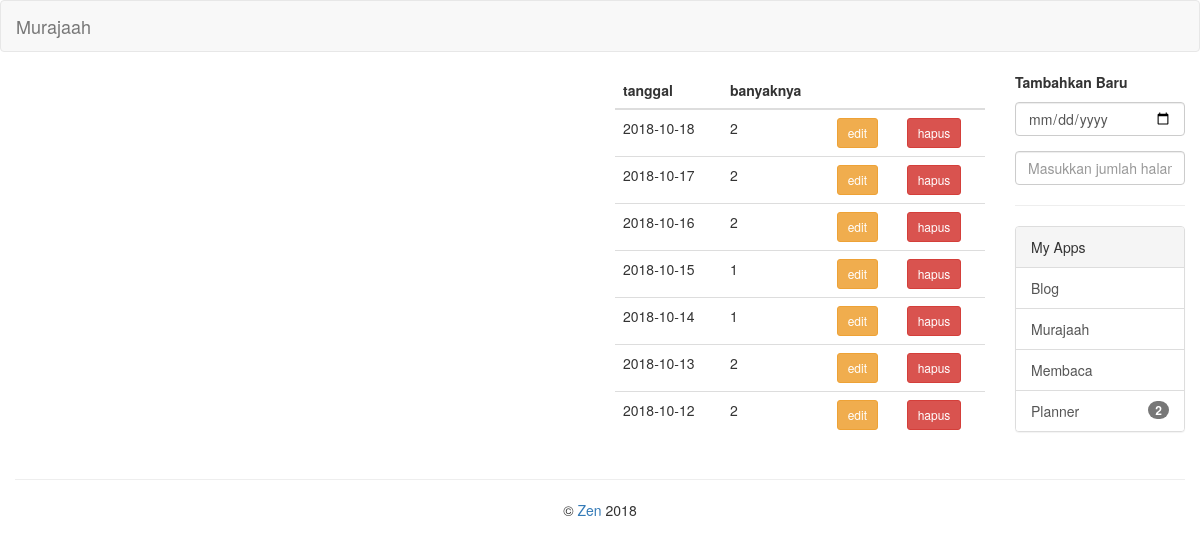
The page /index.php/murajaah on the database its author committed.
### tables this page shows
CREATE TABLE `murajaah` (
	`id`	INTEGER NOT NULL PRIMARY KEY AUTOINCREMENT,
	`tanggal`	TEXT NOT NULL,
	`jumlah_halaman`	INTEGER NOT NULL
);

### application/controllers/Murajaah.php (called while the page is built, shortened)
<?php
class Murajaah extends CI_Controller {
	public function __construct(){
		$this->load->helper('url');
		$this->load->library('pagination');
	}
	public function index()
	{
		$this->beranda();
	}
	public function beranda(){
		$banyak_data = $this->db->get('murajaah')->num_rows();
		$setting_pagination['first_link'] = 'Pertama';
        $setting_pagination['last_link'] = 'Terakhir';
        $setting_pagination['next_link'] = 'Selanjutnya';
        $setting_pagination['prev_link'] = 'Sebelumnya';
        $setting_pagination['full_tag_open'] = '<ul class="pagination">';
        $setting_pagination['full_tag_close'] = '</ul>';
        $setting_pagination['num_tag_open'] = '<li>';
        $setting_pagination['num_tag_close'] = '</li>';
        $setting_pagination['cur_tag_open'] = '<li class="disabled"><li class="active"><a href="#!">';
        $setting_pagination['cur_tag_close'] = '<span class="sr-only"></span></a></li>';
        $setting_pagination['next_tag_open'] = '<li>';
        $setting_pagination['next_tagl_close'] = '</li>';
        $setting_pagination['prev_tag_open'] = '<li>';
        $setting_pagination['prev_tagl_close'] = '</li>';
        $setting_pagination['first_tag_open'] = '<li>';
        $setting_pagination['first_tagl_close'] = '</li>';
        $setting_pagination['last_tag_open'] = '<li>';
        $setting_pagination['last_tagl_close'] = '</li>';
		$setting_pagination['base_url'] = '/murajaah/beranda/';
		$setting_pagination['total_rows'] = $banyak_data;
		$setting_pagination['per_page'] = 30;
		$batas = $setting_pagination['per_page'];
		$dari = $this->uri->segment(3);
		$data_desc = $this->db->order_by('tanggal', 'desc')->get('murajaah', $batas, $dari)->result();
		$rata_rata = $this->db->select_avg('jumlah_halaman')->get('murajaah')->result();
		$tertinggi = $this->db->select_max('jumlah_halaman')->get('murajaah')->result();
		$this->load->view('layout/murajaah', array(
			'data_desc' => $data_desc,
			'rata_rata' => $rata_rata,
			'tertinggi' => $tertinggi
		));
	}
}

### index.php (called while the page is built, shortened)
<?php
require_once BASEPATH.'core/CodeIgniter.php';

### application/views/layout/murajaah.php (the view, shortened to what this page needs)
<!DOCTYPE html>
<html>
<head>
	<link rel="stylesheet" type="text/css" href="/bin/bootstrap/css/bootstrap.min.css">
	<link rel="stylesheet" type="text/css" href="/bin/style.css">
</head>
<body>
	<div class="navbar navbar-default">
		<div class="container-fluid">
			<div class="navbar-header">
				<a class="navbar-brand" href="/murajaah/beranda">Murajaah</a>
			</div>
		</div>
	</div>
	<div class="container-fluid">
		<div class="row">
			<div class="col-sm-6 theia">
				<div class="theiaStickySidebar">
				</div>
			</div>
			<div class="col-sm-4 theia">
				<div class="theiaStickySidebar">
					<table class="table table-hover">
						<thead>
							<tr>
								<th>tanggal</th>
								<th>banyaknya</th>
								<th></th>
								<th></th>
							</tr>
						</thead>
						<tbody>
							<?php foreach($data_desc as $d){ ?>
								<tr>
									<td><?= $d->tanggal ?></td>
									<td><?= $d->jumlah_halaman ?></td>
									<td><a href="/murajaah/edit/<?= $d->id ?>" class="btn btn-warning btn-sm">edit</a></td>
									<td><a href="/murajaah/hapus/<?= $d->id ?>" class="btn btn-danger btn-sm">hapus</a></td>
								</tr>
							<?php } ?>
						</tbody>
					</table>
				</div>
			</div>
			<div class="col-sm-2 theia">
				<div class="theiaStickySidebar">
					<form action="/murajaah/tambah_upload" method="post">
						<p><strong>Tambahkan Baru</strong></p>
						<div class="form-group"><input type="date" name="tanggal" class="form-control"></div>
						<div class="form-group"><input type="text" name="jumlah-halaman" class="form-control" placeholder="Masukkan jumlah halaman"></div>
						<hr>
					</form>
					<?php $this->load->view('elemen/sidebar'); ?>
				</div>
			</div>
		</div>
		<hr>
		<center>
			<p>&copy; <a href="http://muhammadzaini.com">Zen</a> <?= date('Y') ?></p>
		</center>
	</div>
</body>
</html>

### application/views/elemen/sidebar.php (shortened to what this page needs)
<?php
$belum_selesai = count($this->db->get_where('planner', array(
	'status' => 'belum selesai'
))->result());
$selisih_murajaah = 0;
$selisih_membaca_buku = 0;
?>
<div class="panel panel-default">
	<div class="panel-heading">My Apps</div>
	<div class="list-group">
		<a href="/blog" class="list-group-item">Blog</a>
		<a href="/murajaah" class="list-group-item">Murajaah <?php if ($selisih_murajaah != 0) { ?><span class="badge"><?= $selisih_murajaah ?></span><?php } ?></a>
		<a href="/membaca_buku" class="list-group-item">Membaca <?php if ($selisih_membaca_buku != 0) { ?><span class="badge"><?= $selisih_membaca_buku ?></span><?php } ?></a>
		<a href="/planner" class="list-group-item">Planner <?php if ($belum_selesai != 0) { ?><span class="badge"><?= $belum_selesai ?></span><?php } ?></a>
	</div>
</div>

### bin/style.css (style rules this page uses)
table { width: 100%; max-width: 100%; margin-bottom: 20px; }
th { border-top: 0; vertical-align: bottom; border-bottom: 2px solid #ddd; padding: 8px; line-height: 1.42857143; text-align: left; }
td { padding: 8px; line-height: 1.42857143; vertical-align: top; border-top: 1px solid #ddd; }

### rows shown on the page
murajaah: tanggal "2018-10-18", jumlah_halaman "2"
murajaah: tanggal "2018-10-17", jumlah_halaman "2"
murajaah: tanggal "2018-10-16", jumlah_halaman "2"
murajaah: tanggal "2018-10-15", jumlah_halaman "1"
murajaah: tanggal "2018-10-14", jumlah_halaman "1"
murajaah: tanggal "2018-10-13", jumlah_halaman "2"
murajaah: tanggal "2018-10-12", jumlah_halaman "2"

### other values the page prints
$belum_selesai "2"
